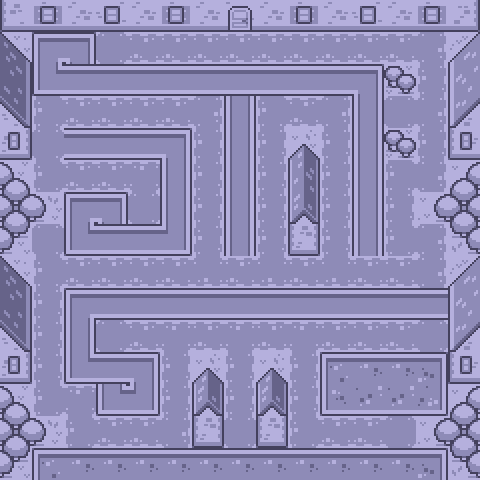

The image is a tile-based game level rendered from a .tmx file. Its description and complete source (layers, tilesets, objects, tile grids) follow:
An orthogonal 15x15 tile map with 32x32 px tiles, 1 tile layer (Слой тайлов 1).

<map version="1.9" tiledversion="1.9.2" orientation="orthogonal" renderorder="right-down" width="15" height="15" tilewidth="32" tileheight="32" infinite="0" nextlayerid="2" nextobjectid="1">
 <tileset firstgid="1" source="tilemap111.tsx" />
 <layer id="1" name="Слой тайлов 1" width="15" height="15">
  <data encoding="csv">
93,112,94,113,94,112,94,110,94,112,94,113,94,112,95,
99,60,61,91,88,88,88,88,88,88,88,88,88,106,97,
116,77,76,76,76,76,76,76,76,76,76,61,31,105,114,
133,89,88,88,88,88,106,59,89,88,106,59,91,106,131,
109,91,76,76,76,61,105,59,105,81,105,59,31,105,108,
13,89,88,88,90,59,105,59,105,62,105,59,89,106,11,
29,30,60,61,91,59,105,59,105,79,105,59,105,28,29,
47,91,77,76,76,78,105,59,105,96,105,59,89,106,45,
99,89,88,88,88,88,107,88,107,88,107,88,88,106,97,
116,105,60,76,76,76,76,76,76,76,76,76,76,76,114,
133,105,59,91,88,90,88,90,88,90,88,88,88,91,131,
109,105,77,76,61,105,81,105,81,105,8,9,9,10,108,
13,89,90,77,78,105,79,105,79,105,42,43,43,44,11,
29,30,89,88,88,106,96,91,96,89,88,88,91,28,29,
47,8,9,9,9,9,9,9,9,9,9,9,9,10,45
</data>
 </layer>
</map>